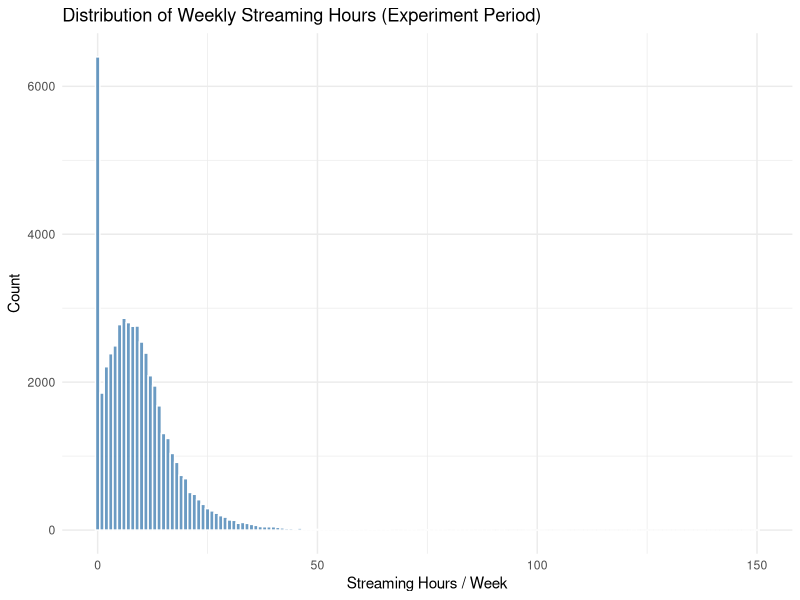
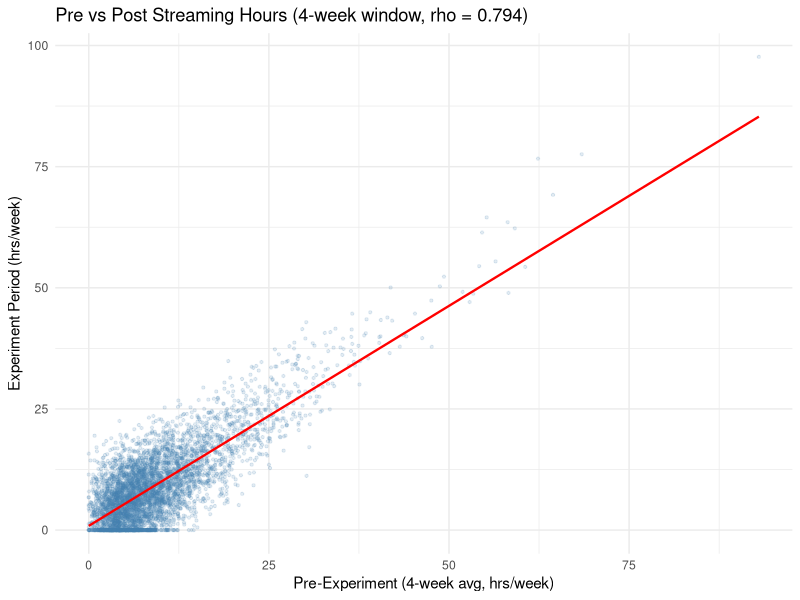
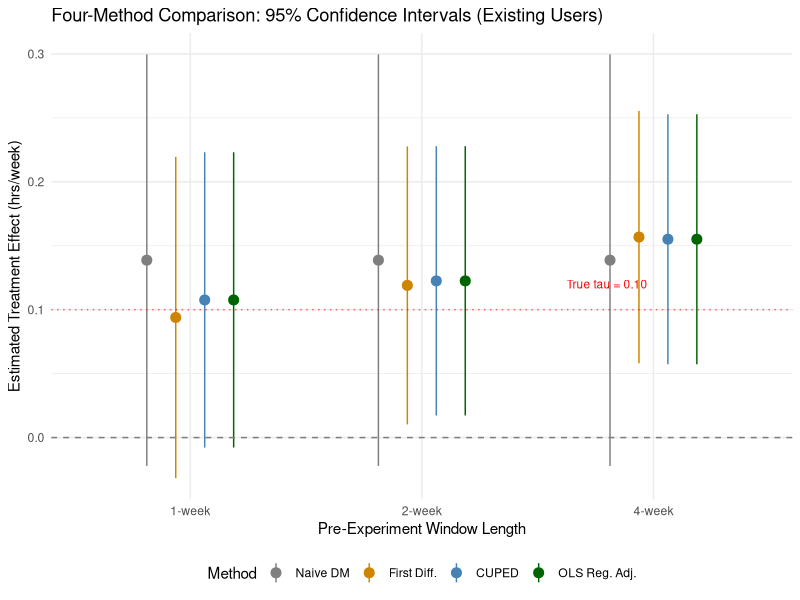

Generate these figures, in order, with R:
## ---- chunk 1
knitr::opts_chunk$set(echo = TRUE, warning = FALSE, message = FALSE)
library(tidyverse)
## ---- chunk 2
set.seed(42)

N <- 50000               # total users
new_user_frac <- 0.20    # 20% new users (no history)
log_mean <- log(7)       # baseline median ~7 hrs/week
log_sd <- 0.7            # right-skewed spread
noise_sd <- 5.0          # week-to-week noise (tuned for rho ~ 0.70)
tau <- 0.10              # treatment effect: +0.10 hrs/week
n_pre_weeks <- 4         # 4 weeks of pre-experiment data
## ---- chunk 3
n_new <- round(N * new_user_frac)
n_existing <- N - n_new

users <- tibble(
  user_id = 1:N,
  is_new = c(rep(TRUE, n_new), rep(FALSE, n_existing)),
  baseline_mu = rlnorm(N, meanlog = log_mean, sdlog = log_sd),
  treatment = sample(c(0L, 1L), N, replace = TRUE)
)

cat(sprintf("Treatment: %d | Control: %d\n",
            sum(users$treatment == 1), sum(users$treatment == 0)))
cat(sprintf("New: %d | Existing: %d\n", n_new, n_existing))
## ---- chunk 4
generate_week <- function(baseline_mu, treatment_indicator = NULL, tau_val = 0) {
  n <- length(baseline_mu)
  noise <- rnorm(n, mean = 0, sd = noise_sd)
  hours <- baseline_mu + noise
  if (!is.null(treatment_indicator)) {
    hours <- hours + tau_val * treatment_indicator
  }
  return(pmax(hours, 0))
}

pre_weeks <- map(1:n_pre_weeks, ~ generate_week(users$baseline_mu))
names(pre_weeks) <- paste0("pre_week_", 1:n_pre_weeks)

post_week <- generate_week(users$baseline_mu, users$treatment, tau)
## ---- chunk 5
sim_data <- users %>%
  bind_cols(as_tibble(pre_weeks)) %>%
  mutate(
    post_week = post_week,
    pre_1wk = pre_week_4,
    pre_2wk = (pre_week_3 + pre_week_4) / 2,
    pre_4wk = (pre_week_1 + pre_week_2 + pre_week_3 + pre_week_4) / 4
  ) %>%
  mutate(
    pre_1wk = if_else(is_new, NA_real_, pre_1wk),
    pre_2wk = if_else(is_new, NA_real_, pre_2wk),
    pre_4wk = if_else(is_new, NA_real_, pre_4wk)
  )

head(sim_data %>% select(user_id, is_new, treatment, pre_1wk, pre_4wk, post_week), 10)
## ---- chunk 6
ggplot(sim_data, aes(x = post_week)) +
  geom_histogram(binwidth = 1, fill = "steelblue", color = "white", alpha = 0.8) +
  labs(title = "Distribution of Weekly Streaming Hours (Experiment Period)",
       x = "Streaming Hours / Week", y = "Count") +
  theme_minimal()
## ---- chunk 7
cat(sprintf("Mean:   %.2f hrs/week\n", mean(sim_data$post_week)))
cat(sprintf("Median: %.2f hrs/week\n", median(sim_data$post_week)))
cat(sprintf("SD:     %.2f\n", sd(sim_data$post_week)))
cat(sprintf("Zero-hours users: %.1f%%\n", mean(sim_data$post_week == 0) * 100))
## ---- chunk 8
existing <- sim_data %>% filter(!is_new)

rho_1 <- cor(existing$pre_1wk, existing$post_week)
rho_2 <- cor(existing$pre_2wk, existing$post_week)
rho_4 <- cor(existing$pre_4wk, existing$post_week)

tibble(
  Window = c("1 week", "2 weeks", "4 weeks"),
  rho = round(c(rho_1, rho_2, rho_4), 3),
  `Theoretical VR` = paste0(round(c(rho_1, rho_2, rho_4)^2 * 100, 1), "%")
) %>% knitr::kable()
## ---- chunk 9
existing %>%
  sample_n(5000) %>%
  ggplot(aes(x = pre_4wk, y = post_week)) +
  geom_point(alpha = 0.15, size = 0.8, color = "steelblue") +
  geom_smooth(method = "lm", se = FALSE, color = "red", linewidth = 0.8) +
  labs(title = sprintf("Pre vs Post Streaming Hours (4-week window, rho = %.3f)", rho_4),
       x = "Pre-Experiment (4-week avg, hrs/week)",
       y = "Experiment Period (hrs/week)") +
  theme_minimal()
## ---- chunk 10
cuped_adjust <- function(y, x) {
  has_x <- !is.na(x)
  theta <- cov(y[has_x], x[has_x]) / var(x[has_x])
  x_mean <- mean(x[has_x])
  y_adj <- y
  y_adj[has_x] <- y[has_x] - theta * (x[has_x] - x_mean)
  return(list(y_adj = y_adj, theta = theta))
}
## ---- chunk 11
run_test_all <- function(data, pre_col, label) {
  y <- data$post_week
  x <- data[[pre_col]]
  w <- data$treatment
  has_x <- !is.na(x)

  y_t <- y[w == 1]; y_c <- y[w == 0]
  n_t <- length(y_t); n_c <- length(y_c)

  # Naive DM
  naive_est <- mean(y_t) - mean(y_c)
  naive_se <- sqrt(var(y_t) / n_t + var(y_c) / n_c)
  naive_ci <- naive_est + c(-1, 1) * 1.96 * naive_se

  # First Differences (theta = 1)
  fd <- y; fd[has_x] <- y[has_x] - x[has_x]
  fd_t <- fd[w == 1]; fd_c <- fd[w == 0]
  fd_est <- mean(fd_t) - mean(fd_c)
  fd_se <- sqrt(var(fd_t) / n_t + var(fd_c) / n_c)
  fd_ci <- fd_est + c(-1, 1) * 1.96 * fd_se

  # CUPED (optimal theta)
  res <- cuped_adjust(y, x)
  ya <- res$y_adj
  ya_t <- ya[w == 1]; ya_c <- ya[w == 0]
  cuped_est <- mean(ya_t) - mean(ya_c)
  cuped_se <- sqrt(var(ya_t) / n_t + var(ya_c) / n_c)
  cuped_ci <- cuped_est + c(-1, 1) * 1.96 * cuped_se

  # OLS Regression Adjustment
  df_ols <- tibble(y = y, w = w, x = x) %>% filter(!is.na(x))
  mod <- lm(y ~ w + x, data = df_ols)
  ols_est <- coef(mod)["w"]
  ols_se <- summary(mod)$coefficients["w", "Std. Error"]
  ols_ci <- ols_est + c(-1, 1) * 1.96 * ols_se

  sig <- function(ci) ifelse((ci[1] > 0) | (ci[2] < 0), "Yes", "No")

  tibble(
    Window = label,
    Method = c("Naive DM", "First Diff.", "CUPED", "OLS Reg. Adj."),
    Estimate = round(c(naive_est, fd_est, cuped_est, ols_est), 4),
    SE = round(c(naive_se, fd_se, cuped_se, ols_se), 4),
    `95% CI` = c(sprintf("[%.4f, %.4f]", naive_ci[1], naive_ci[2]),
                 sprintf("[%.4f, %.4f]", fd_ci[1], fd_ci[2]),
                 sprintf("[%.4f, %.4f]", cuped_ci[1], cuped_ci[2]),
                 sprintf("[%.4f, %.4f]", ols_ci[1], ols_ci[2])),
    Sig. = c(sig(naive_ci), sig(fd_ci), sig(cuped_ci), sig(ols_ci)),
    `Var. Red.` = sprintf("%.1f%%", c(0,
                   (1 - fd_se^2 / naive_se^2) * 100,
                   (1 - cuped_se^2 / naive_se^2) * 100,
                   (1 - ols_se^2 / naive_se^2) * 100))
  )
}
## ---- chunk 12
all_results <- bind_rows(
  run_test_all(existing, "pre_1wk", "1-week"),
  run_test_all(existing, "pre_2wk", "2-week"),
  run_test_all(existing, "pre_4wk", "4-week")
)

all_results %>% knitr::kable()
## ---- chunk 13
bind_rows(
  run_test_all(sim_data, "pre_1wk", "1-week"),
  run_test_all(sim_data, "pre_2wk", "2-week"),
  run_test_all(sim_data, "pre_4wk", "4-week")
) %>% knitr::kable()
## ---- chunk 14
new_users <- sim_data %>% filter(is_new)
y_t <- new_users$post_week[new_users$treatment == 1]
y_c <- new_users$post_week[new_users$treatment == 0]
est <- mean(y_t) - mean(y_c)
se <- sqrt(var(y_t) / length(y_t) + var(y_c) / length(y_c))
ci <- est + c(-1, 1) * 1.96 * se

tibble(
  Estimate = est,
  SE = se,
  `95% CI` = sprintf("[%.4f, %.4f]", ci[1], ci[2]),
  Significant = ifelse((ci[1] > 0) | (ci[2] < 0), "Yes", "No")
) %>% knitr::kable()
## ---- chunk 15
plot_data <- all_results %>%
  mutate(
    CI_lo = as.numeric(str_extract(`95% CI`, "(?<=\\[)[\\d.-]+")),
    CI_hi = as.numeric(str_extract(`95% CI`, "(?<=, )[\\d.-]+(?=\\])"))
  ) %>%
  rename(Est = Estimate)

plot_data$Window <- factor(plot_data$Window, levels = c("1-week", "2-week", "4-week"))
plot_data$Method <- factor(plot_data$Method, levels = c("Naive DM", "First Diff.", "CUPED", "OLS Reg. Adj."))

ggplot(plot_data, aes(x = Window, y = Est, color = Method)) +
  geom_pointrange(aes(ymin = CI_lo, ymax = CI_hi),
                  position = position_dodge(width = 0.5), size = 0.6) +
  geom_hline(yintercept = 0, linetype = "dashed", color = "gray50") +
  geom_hline(yintercept = tau, linetype = "dotted", color = "red", alpha = 0.6) +
  annotate("text", x = 2.8, y = tau + 0.02, label = sprintf("True tau = %.2f", tau),
           color = "red", size = 3) +
  scale_color_manual(values = c("Naive DM" = "gray50", "First Diff." = "orange3",
                                "CUPED" = "steelblue", "OLS Reg. Adj." = "darkgreen")) +
  labs(title = "Four-Method Comparison: 95% Confidence Intervals (Existing Users)",
       y = "Estimated Treatment Effect (hrs/week)",
       x = "Pre-Experiment Window Length") +
  theme_minimal() +
  theme(legend.position = "bottom")
